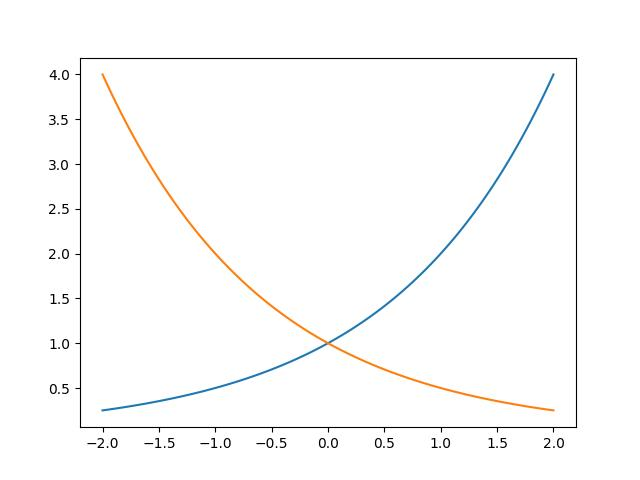

The script that saved this image:
"""
y=2^xのグラフとy=2^(−x)のグラフを，同じ平面上にプロット（画面に表示，または画像として保存）してください．ただし，
xの範囲は−2までとしてください．
"""
import numpy as np
import matplotlib.pyplot as plt

x = np.linspace(-2, 2, 100)
y = 2 ** x 
plt.plot(x, y)

y = 2 ** (-x)
plt.plot(x, y)

plt.savefig("./syamashita/chapter03/q07.jpg")